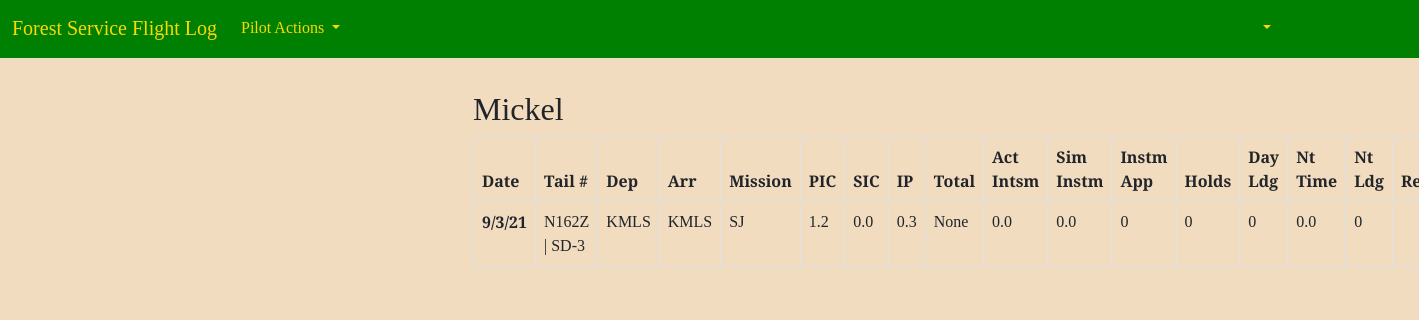
The app's page /pilot_log/1/ (signed in) with its own data.
### pilot_log/models.py (models this page shows, shortened)
class FlightDetail(models.Model):
    pilot = models.ForeignKey(
        'accounts.CustomUser',
        on_delete=models.CASCADE,
        blank=False,
        null=False,
        )
    date_of_flight = models.DateField(null=False, blank=False)
    tail_number = models.ForeignKey(
        'Aircraft',
        on_delete=models.PROTECT,
        blank=False,
        null=False,
        )
    depart_ICAO = models.CharField(max_length=4, null=False, blank=False)
    arrival_ICAO = models.CharField(max_length=4, null=False, blank=False)
    msn_type = models.CharField(
        max_length=20,
        choices=settings.MISSION_CHOICES,
        null=False,
        blank=False,
        )
    pic_time = models.DecimalField(max_digits=2, decimal_places=1, default=0.0)
    sic_time = models.DecimalField(max_digits=2, decimal_places=1, default=0.0)
    instructor_time = models.DecimalField(max_digits=2, decimal_places=1, default=0.0)
    total_time = models.DecimalField(max_digits=2, decimal_places=1, null=True, blank=True)
    act_instrument_time = models.DecimalField(max_digits=2, decimal_places=1, default=0.0)
    sim_instrument_time = models.DecimalField(max_digits=2, decimal_places=1, default=0.0)
    instrument_appchs = models.IntegerField(default=0)
    holds = models.IntegerField(default=0)
    day_landings = models.IntegerField(default=0)
    night_time = models.DecimalField(max_digits=2, decimal_places=1, default=0.0)
    night_landings = models.IntegerField(default=0)
    remarks = models.TextField(max_length=250, blank=True, default='')
    class Meta:
        ordering = ['-date_of_flight']

class Aircraft(models.Model):
    tail_number = models.CharField(
        max_length=10,
        primary_key=True
        )
    aircraft_type = models.CharField(
        max_length=15,
        choices=settings.AIRCRAFT_TYPES,
        null=False,
        blank=False
    )
    def __str__(self):
        return f'{self.tail_number} | {self.aircraft_type}'

### accounts/models.py (models this page shows, shortened)
class CustomUser(AbstractUser):
    REGION_CHOICES = [
        ('1', 'Northern'),
        ('2', 'Rocky Mountain'),
        ('3', 'Southwestern'),
        ('4', 'Intermountain'),
        ('5', 'Pacific Southwest'),
        ('6', 'Pacific Northwest'),
        ('8', 'Southern'),
        ('9', 'Eastern'),
        ('10', 'Alaska'),
        ('WO', 'Washington Office'),
    ]
    '''username = None
    email = models.EmailField(_('email address'), unique=True)'''
    region = models.CharField(
        max_length=4,
        choices=REGION_CHOICES,
        default='WO',
        null=False,
        blank=False
        )
    base = models.CharField(max_length=20, blank=True)
    office_phone = models.CharField(max_length=12, blank=True)
    cell_phone = models.CharField(max_length=12, blank=True)
    date_of_hire = models.DateField(null=True, blank=True)
    pilot_cert_number = models.CharField(max_length=20, blank=True)
    atp = models.BooleanField(default=False)
    cfi = models.BooleanField(default=False)
    cfii = models.BooleanField(default=False)
    mei = models.BooleanField(default=False)
    commercial_rating = models.BooleanField(default=False)
    medical_class = models.IntegerField(null=True, blank=True)
    date_of_medical = models.DateField(null=True, blank=True)
    user_supervisor = models.ForeignKey(
        'self',
        on_delete=models.PROTECT,
        limit_choices_to={'is_supervisor': True},
        blank=True,
        null=True
        )
    is_supervisor = models.BooleanField(default=False)
    is_captain = models.BooleanField(default=False)
    smokejumper_msn_eval_date = models.DateField(null=True, blank=True)
    equipment_eval_date = models.DateField(null=True, blank=True)
    order = ('username',)
    USERNAME_FIELD = 'username'
    REQUIRED_FIELDS = []

### pilot_log/views.py (the view)
# urls.py: path('<int:pk>/', FlightDetailView.as_view(), name='flight_detail'),
class FlightDetailView(LoginRequiredMixin, DetailView):
    model = FlightDetail
    template_name = "flight_detail.html"

### templates/flight_detail.html (shortened to what this page needs)
{% extends 'base.html' %}
{% load crispy_forms_tags %}
{% block content %}
    <div class="col-md-8 offset-md-4" style="max-width: 50%;">
        <h2>{{ flightdetail.pilot.last_name }}</h2>
        <form method="POST">
        <table class="table table-bordered t1">
            <thead class="thead-light">
                <tr>
                    <th scope="col">Date</th>
                    <th scope="col">Tail #</th>
                    <th scope="col">Dep</th>
                    <th scope="col">Arr</th>
                    <th scope="col">Mission</th>
                    <th scope="col">PIC</th>
                    <th scope="col">SIC</th>
                    <th scope="col">IP</th>
                    <th scope="col">Total</th>
                    <th scope="col">Act Intsm</th>
                    <th scope="col">Sim Instm</th>
                    <th scope="col">Instm App</th>
                    <th scope="col">Holds</th>
                    <th scope="col">Day Ldg</th>
                    <th scope="col">Nt Time</th>
                    <th scope="col">Nt Ldg</th>
                    <th scope="col">Remarks</th>
                </tr>
            </thead>
        <tbody>
                <tr>
                    <th scope="row">{{ flightdetail.date_of_flight|date:"n/j/y" }}</th>
                    <td>{{ flightdetail.tail_number }}</td>
                    <td>{{ flightdetail.depart_ICAO }}</td>
                    <td>{{ flightdetail.arrival_ICAO }}</td>
                    <td>{{ flightdetail.msn_type }}</td>
                    <td>{{ flightdetail.pic_time }}</td>
                    <td>{{ flightdetail.sic_time }}</td>
                    <td>{{ flightdetail.instructor_time }}</td>
                    <td>{{ flightdetail.total_time }}</td>
                    <td>{{ flightdetail.act_instrument_time }}</td>
                    <td>{{ flightdetail.sim_instrument_time }}</td>
                    <td>{{ flightdetail.instrument_appchs }}</td>
                    <td>{{ flightdetail.holds }}</td>
                    <td>{{ flightdetail.day_landings }}</td>
                    <td>{{ flightdetail.night_time }}</td>
                    <td>{{ flightdetail.night_landings }}</td>
                    <td>{{ flightdetail.remarks }}</td>
                </tr>
            </tbody>
        </table>
        </form>
    </div>
{% endblock content %}

### static/css/base.css (style rules this page uses)
body { font-family: 'Playfair Display', serif; background: white url("/static/img/sf_logo4.jpg") no-repeat; background-size: cover; }

### templates/base.html (style rules this page uses)
body { background-image: url(images/base.jpg); }

### records on screen
FlightDetail: pilot.last_name "Mickel", date_of_flight "9/3/21", tail_number "N162Z | SD-3", depart_ICAO "KMLS", arrival_ICAO "KMLS", msn_type "SJ", pic_time "1.2", sic_time "0.0", instructor_time "0.3", total_time "None", act_instrument_time "0.0", sim_instrument_time "0.0", instrument_appchs "0", holds "0", day_landings "0", night_time "0.0", night_landings "0"
